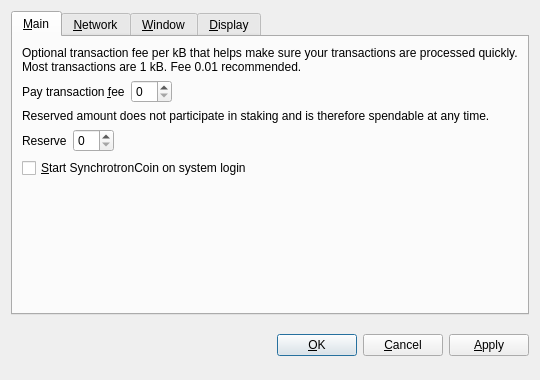
<?xml version="1.0" encoding="UTF-8"?>
<ui version="4.0">
 <class>OptionsDialog</class>
 <widget class="QDialog" name="OptionsDialog">
  <property name="geometry">
   <rect>
    <x>0</x>
    <y>0</y>
    <width>540</width>
    <height>380</height>
   </rect>
  </property>
  <property name="windowTitle">
   <string>Options</string>
  </property>
  <property name="modal">
   <bool>true</bool>
  </property>
  <layout class="QVBoxLayout" name="verticalLayout">
   <item>
    <widget class="QTabWidget" name="tabWidget">
     <property name="tabPosition">
      <enum>QTabWidget::North</enum>
     </property>
     <property name="currentIndex">
      <number>0</number>
     </property>
     <widget class="QWidget" name="tabMain">
      <attribute name="title">
       <string>&amp;Main</string>
      </attribute>
      <layout class="QVBoxLayout" name="verticalLayout_Main">
       <item>
        <widget class="QLabel" name="transactionFeeInfoLabel">
         <property name="text">
          <string>Optional transaction fee per kB that helps make sure your transactions are processed quickly. Most transactions are 1 kB. Fee 0.01 recommended.</string>
         </property>
         <property name="textFormat">
          <enum>Qt::PlainText</enum>
         </property>
         <property name="wordWrap">
          <bool>true</bool>
         </property>
        </widget>
       </item>
       <item>
        <layout class="QHBoxLayout" name="horizontalLayoutFee">
         <item>
          <widget class="QLabel" name="transactionFeeLabel">
           <property name="text">
            <string>Pay transaction &amp;fee</string>
           </property>
           <property name="textFormat">
            <enum>Qt::PlainText</enum>
           </property>
           <property name="buddy">
            <cstring>transactionFee</cstring>
           </property>
          </widget>
         </item>
         <item>
          <widget class="BitcoinAmountField" name="transactionFee"/>
         </item>
         <item>
          <spacer name="horizontalSpacerFee">
           <property name="orientation">
            <enum>Qt::Horizontal</enum>
           </property>
           <property name="sizeHint" stdset="0">
            <size>
             <width>40</width>
             <height>20</height>
            </size>
           </property>
          </spacer>
         </item>
        </layout>
       </item>
       <item>
        <widget class="QLabel" name="reserveBalanceInfoLabel">
         <property name="text">
          <string>Reserved amount does not participate in staking and is therefore spendable at any time.</string>
         </property>
         <property name="textFormat">
          <enum>Qt::PlainText</enum>
         </property>
         <property name="wordWrap">
          <bool>true</bool>
         </property>
        </widget>
       </item>
       <item>
        <layout class="QHBoxLayout" name="horizontalLayoutReserveBalance">
         <item>
          <widget class="QLabel" name="reserveBalanceLabel">
           <property name="text">
            <string>Reserve</string>
           </property>
           <property name="textFormat">
            <enum>Qt::PlainText</enum>
           </property>
           <property name="buddy">
            <cstring>reserveBalance</cstring>
           </property>
          </widget>
         </item>
         <item>
          <widget class="BitcoinAmountField" name="reserveBalance"/>
         </item>
         <item>
          <spacer name="horizontalSpacerReserveBalance">
           <property name="orientation">
            <enum>Qt::Horizontal</enum>
           </property>
           <property name="sizeHint" stdset="0">
            <size>
             <width>40</width>
             <height>20</height>
            </size>
           </property>
          </spacer>
         </item>
        </layout>
       </item>
       <item>
        <widget class="QCheckBox" name="bitcoinAtStartup">
         <property name="toolTip">
          <string>Automatically start SynchrotronCoin after logging in to the system.</string>
         </property>
         <property name="text">
          <string>&amp;Start SynchrotronCoin on system login</string>
         </property>
        </widget>
       </item>
       <item>
        <spacer name="verticalSpacer_Main">
         <property name="orientation">
          <enum>Qt::Vertical</enum>
         </property>
         <property name="sizeHint" stdset="0">
          <size>
           <width>20</width>
           <height>40</height>
          </size>
         </property>
        </spacer>
       </item>
      </layout>
     </widget>
     <widget class="QWidget" name="tabNetwork">
      <attribute name="title">
       <string>&amp;Network</string>
      </attribute>
      <layout class="QVBoxLayout" name="verticalLayout_Network">
       <item>
        <widget class="QCheckBox" name="mapPortUpnp">
         <property name="toolTip">
          <string>Automatically open the SynchrotronCoin client port on the router. This only works when your router supports UPnP and it is enabled.</string>
         </property>
         <property name="text">
          <string>Map port using &amp;UPnP</string>
         </property>
        </widget>
       </item>
       <item>
        <widget class="QCheckBox" name="connectSocks">
         <property name="toolTip">
          <string>Connect to the SynchrotronCoin network through a SOCKS5 proxy (e.g. when connecting through Tor).</string>
         </property>
         <property name="text">
          <string>&amp;Connect through SOCKS5 proxy:</string>
         </property>
        </widget>
       </item>
       <item>
        <layout class="QHBoxLayout" name="horizontalLayout_Network">
         <item>
          <widget class="QLabel" name="proxyIpLabel">
           <property name="text">
            <string>Proxy &amp;IP:</string>
           </property>
           <property name="textFormat">
            <enum>Qt::PlainText</enum>
           </property>
           <property name="buddy">
            <cstring>proxyIp</cstring>
           </property>
          </widget>
         </item>
         <item>
          <widget class="QValidatedLineEdit" name="proxyIp">
           <property name="maximumSize">
            <size>
             <width>140</width>
             <height>16777215</height>
            </size>
           </property>
           <property name="toolTip">
            <string>IP address of the proxy (e.g. 127.0.0.1)</string>
           </property>
          </widget>
         </item>
         <item>
          <widget class="QLabel" name="proxyPortLabel">
           <property name="text">
            <string>&amp;Port:</string>
           </property>
           <property name="textFormat">
            <enum>Qt::PlainText</enum>
           </property>
           <property name="buddy">
            <cstring>proxyPort</cstring>
           </property>
          </widget>
         </item>
         <item>
          <widget class="QLineEdit" name="proxyPort">
           <property name="maximumSize">
            <size>
             <width>55</width>
             <height>16777215</height>
            </size>
           </property>
           <property name="toolTip">
            <string>Port of the proxy (e.g. 9050)</string>
           </property>
          </widget>
         </item>
         <item>
          <spacer name="horizontalSpacer_Network">
           <property name="orientation">
            <enum>Qt::Horizontal</enum>
           </property>
           <property name="sizeHint" stdset="0">
            <size>
             <width>40</width>
             <height>20</height>
            </size>
           </property>
          </spacer>
         </item>
        </layout>
       </item>
       <item>
        <spacer name="verticalSpacer_Network">
         <property name="orientation">
          <enum>Qt::Vertical</enum>
         </property>
         <property name="sizeHint" stdset="0">
          <size>
           <width>20</width>
           <height>40</height>
          </size>
         </property>
        </spacer>
       </item>
      </layout>
     </widget>
     <widget class="QWidget" name="tabWindow">
      <attribute name="title">
       <string>&amp;Window</string>
      </attribute>
      <layout class="QVBoxLayout" name="verticalLayout_Window">
       <item>
        <widget class="QCheckBox" name="minimizeToTray">
         <property name="toolTip">
          <string>Show only a tray icon after minimizing the window.</string>
         </property>
         <property name="text">
          <string>&amp;Minimize to the tray instead of the taskbar</string>
         </property>
        </widget>
       </item>
       <item>
        <widget class="QCheckBox" name="minimizeOnClose">
         <property name="toolTip">
          <string>Minimize instead of exit the application when the window is closed. When this option is enabled, the application will be closed only after selecting Quit in the menu.</string>
         </property>
         <property name="text">
          <string>M&amp;inimize on close</string>
         </property>
        </widget>
       </item>
       <item>
        <spacer name="verticalSpacer_Window">
         <property name="orientation">
          <enum>Qt::Vertical</enum>
         </property>
         <property name="sizeHint" stdset="0">
          <size>
           <width>20</width>
           <height>40</height>
          </size>
         </property>
        </spacer>
       </item>
      </layout>
     </widget>
     <widget class="QWidget" name="tabDisplay">
      <attribute name="title">
       <string>&amp;Display</string>
      </attribute>
      <layout class="QVBoxLayout" name="verticalLayout_Display">
       <item>
        <layout class="QHBoxLayout" name="horizontalLayout_1_Display">
         <item>
          <widget class="QLabel" name="langLabel">
           <property name="text">
            <string>User Interface &amp;language:</string>
           </property>
           <property name="textFormat">
            <enum>Qt::PlainText</enum>
           </property>
           <property name="buddy">
            <cstring>lang</cstring>
           </property>
          </widget>
         </item>
         <item>
          <widget class="QValueComboBox" name="lang">
           <property name="toolTip">
            <string>The user interface language can be set here. This setting will take effect after restarting SynchrotronCoin.</string>
           </property>
          </widget>
         </item>
        </layout>
       </item>
       <item>
        <layout class="QHBoxLayout" name="horizontalLayout_2_Display">
         <item>
          <widget class="QLabel" name="unitLabel">
           <property name="text">
            <string>&amp;Unit to show amounts in:</string>
           </property>
           <property name="textFormat">
            <enum>Qt::PlainText</enum>
           </property>
           <property name="buddy">
            <cstring>unit</cstring>
           </property>
          </widget>
         </item>
         <item>
          <widget class="QValueComboBox" name="unit">
           <property name="toolTip">
            <string>Choose the default subdivision unit to show in the interface and when sending coins.</string>
           </property>
          </widget>
         </item>
        </layout>
       </item>
       <item>
        <widget class="QCheckBox" name="coinControlFeatures">
         <property name="toolTip">
          <string>Whether to show coin control features or not.</string>
         </property>
         <property name="text">
          <string>Display coin &amp;control features (experts only!)</string>
         </property>
        </widget>
       </item>
       <item>
        <widget class="QCheckBox" name="useBlackTheme">
         <property name="text">
          <string>Use black visual theme (requires restart)</string>
         </property>
        </widget>
       </item>
       <item>
        <spacer name="verticalSpacer_Display">
         <property name="orientation">
          <enum>Qt::Vertical</enum>
         </property>
         <property name="sizeHint" stdset="0">
          <size>
           <width>20</width>
           <height>40</height>
          </size>
         </property>
        </spacer>
       </item>
      </layout>
     </widget>
    </widget>
   </item>
   <item>
    <layout class="QHBoxLayout" name="horizontalLayout_Buttons">
     <item>
      <spacer name="horizontalSpacer_1">
       <property name="orientation">
        <enum>Qt::Horizontal</enum>
       </property>
       <property name="sizeHint" stdset="0">
        <size>
         <width>40</width>
         <height>48</height>
        </size>
       </property>
      </spacer>
     </item>
     <item>
      <widget class="QLabel" name="statusLabel">
       <property name="font">
        <font>
         <weight>75</weight>
         <bold>true</bold>
        </font>
       </property>
       <property name="text">
        <string/>
       </property>
       <property name="textFormat">
        <enum>Qt::PlainText</enum>
       </property>
       <property name="wordWrap">
        <bool>true</bool>
       </property>
      </widget>
     </item>
     <item>
      <spacer name="horizontalSpacer_2">
       <property name="orientation">
        <enum>Qt::Horizontal</enum>
       </property>
       <property name="sizeHint" stdset="0">
        <size>
         <width>40</width>
         <height>48</height>
        </size>
       </property>
      </spacer>
     </item>
     <item>
      <widget class="QPushButton" name="okButton">
       <property name="text">
        <string>&amp;OK</string>
       </property>
      </widget>
     </item>
     <item>
      <widget class="QPushButton" name="cancelButton">
       <property name="text">
        <string>&amp;Cancel</string>
       </property>
       <property name="autoDefault">
        <bool>false</bool>
       </property>
      </widget>
     </item>
     <item>
      <widget class="QPushButton" name="applyButton">
       <property name="text">
        <string>&amp;Apply</string>
       </property>
       <property name="autoDefault">
        <bool>false</bool>
       </property>
      </widget>
     </item>
    </layout>
   </item>
  </layout>
 </widget>
 <customwidgets>
  <customwidget>
   <class>BitcoinAmountField</class>
   <extends>QSpinBox</extends>
   <header>bitcoinamountfield.h</header>
  </customwidget>
  <customwidget>
   <class>QValueComboBox</class>
   <extends>QComboBox</extends>
   <header>qvaluecombobox.h</header>
  </customwidget>
  <customwidget>
   <class>QValidatedLineEdit</class>
   <extends>QLineEdit</extends>
   <header>qvalidatedlineedit.h</header>
  </customwidget>
 </customwidgets>
 <resources/>
 <connections/>
</ui>
